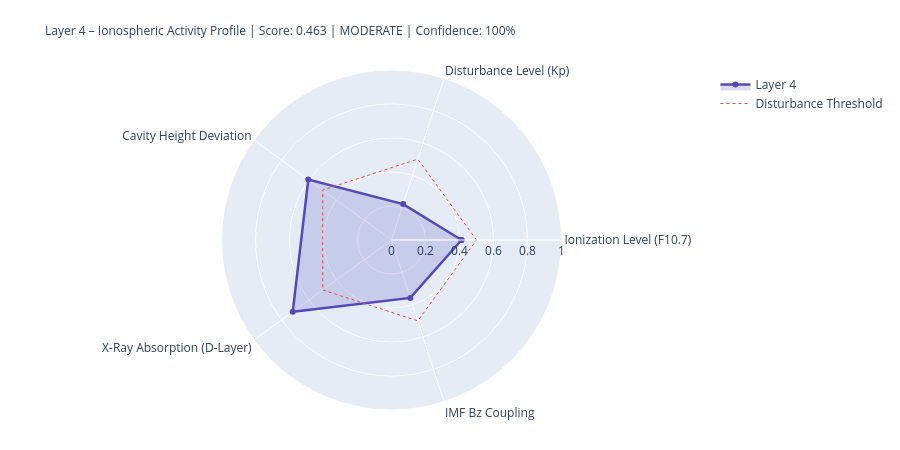

Notebook cell for this chart:
### Markdown cell above
---
## 4. State Assessment & Handoff to Layer 5

### Code cell
# ============================================================
# LAYER-4-SCORE
# ============================================================

COMPONENTS = {
    'Ionization Level (F10.7)':    {'score': ioniz,       'source': 'primary' if f107_now else 'from_layer0', 'dynamic': True},
    'Disturbance Level (Kp)':          {'score': disturb,     'source': 'primary' if kp_now   else 'from_layer0', 'dynamic': True},
    'Cavity Height Deviation':    {'score': h_dev,       'source': 'derived',                                'dynamic': True},
    'X-Ray Absorption (D-Layer)':{'score': xray_ioniz,  'source': 'primary' if xray_now else 'missing',     'dynamic': True},
    'IMF Bz Coupling':             {'score': bz_coupling, 'source': 'primary' if bz_now   else 'from_layer0', 'dynamic': True},
}

available    = {k: v['score'] for k, v in COMPONENTS.items() if v['score'] is not None}
unavailable  = [k for k, v in COMPONENTS.items() if v['score'] is None]
layer4_score = round(sum(available.values()) / len(available), 4) if available else None
confidence   = round(len(available) / len(COMPONENTS), 2)
level = ('unknown' if layer4_score is None
         else 'quiet'   if layer4_score < 0.3
         else 'moderate' if layer4_score < 0.6
         else 'active')
dominant_l4 = max(available, key=available.get) if available else 'none'

# Resonance delta for Schumann SR-1
sr1_ref = schumann_freq(1, 80.0)
sr1_now = schumann_freq(1, h_eff)
sr1_delta_mhz = (sr1_now - sr1_ref) * 1000

# Propagation conditions
prop_cond = ('disturbed'   if kp_val > 4
             else 'unsettled' if kp_val > 2
             else 'normal')
if xray_class in ['X', 'M']:
    prop_cond = 'Radio-Blackout moeglich'

W = 68
print('=' * W)
print('LAYER 4 – IONOSPHERE – STATE ASSESSMENT')
print('=' * W)
for name, comp in COMPONENTS.items():
    s = comp['score']
    if s is not None:
        bar = '█' * int(s * 20) + '░' * (20 - int(s * 20))
        print(f'  {name:<36} {bar}  {s:.3f}  [{comp["source"]}]')
    else:
        print(f'  {name:<36} {"─" * 20}  n/a   [missing]')
print('-' * W)
print(f'  Score:          {layer4_score:.3f}  ({len(available)}/{len(COMPONENTS)} components)')
print(f'  Confidence:     {confidence:.0%}')
print(f'  Level:          {level.upper()}')
print(f'  Dominant:       {dominant_l4}')
print(f'  Cavity height:  {h_eff:.1f} km  (Ref: 80.0 km)')
print(f'  SR-1:           {sr1_now:.3f} Hz  (Δ {sr1_delta_mhz:+.1f} mHz vs. ref)')
print(f'  Propagation:    {prop_cond}')
print(f'  X-Ray:          {xray_class}-class  ({xray_now:.2e} W/m²)' if xray_now else '  X-Ray:          n/a')
print('=' * W)

# Radar
cats   = list(available.keys())
vals_r = list(available.values())
if len(cats) >= 3:
    fig = go.Figure()
    fig.add_trace(go.Scatterpolar(
        r=vals_r + [vals_r[0]], theta=cats + [cats[0]],
        fill='toself', fillcolor='rgba(83,74,183,0.20)',
        line=dict(color='#534AB7', width=2.5), name='Layer 4'
    ))
    fig.add_trace(go.Scatterpolar(
        r=[0.5] * (len(cats)+1), theta=cats + [cats[0]],
        line=dict(color='#E24B4A', dash='dot', width=1),
        mode='lines', name='Disturbance Threshold'
    ))
    fig.update_layout(
        title=dict(
            text=f'Layer 4 – Ionospheric Activity Profile | Score: {layer4_score:.3f} | {level.upper()} | Confidence: {confidence:.0%}',
            font=dict(size=12)
        ),
        polar=dict(radialaxis=dict(visible=True, range=[0, 1])),
        height=450, showlegend=True,
        margin=dict(l=80, r=80, t=70, b=40)
    )
    fig.show()

### Figure 1 — Plotly figure (JSON) as saved in the notebook; plotly's stock layout.template omitted (floating-point values rounded to 4 significant figures)
{"data": [{"fill": "toself", "fillcolor": "rgba(83,74,183,0.20)", "line": {"color": "#534AB7", "width": 2.5}, "name": "Layer 4", "r": [0.412, 0.222, 0.605, 0.718, 0.358, 0.412], "theta": ["Ionization Level (F10.7)", "Disturbance Level (Kp)", "Cavity Height Deviation", "X-Ray Absorption (D-Layer)", "IMF Bz Coupling", "Ionization Level (F10.7)"], "type": "scatterpolar"}, {"line": {"color": "#E24B4A", "dash": "dot", "width": 1}, "mode": "lines", "name": "Disturbance Threshold", "r": [0.5, 0.5, 0.5, 0.5, 0.5, 0.5], "theta": ["Ionization Level (F10.7)", "Disturbance Level (Kp)", "Cavity Height Deviation", "X-Ray Absorption (D-Layer)", "IMF Bz Coupling", "Ionization Level (F10.7)"], "type": "scatterpolar"}], "layout": {"height": 450, "margin": {"b": 40, "l": 80, "r": 80, "t": 70}, "polar": {"radialaxis": {"range": [0, 1], "visible": true}}, "showlegend": true, "title": {"font": {"size": 12}, "text": "Layer 4 – Ionospheric Activity Profile | Score: 0.463 | MODERATE | Confidence: 100%"}}}
